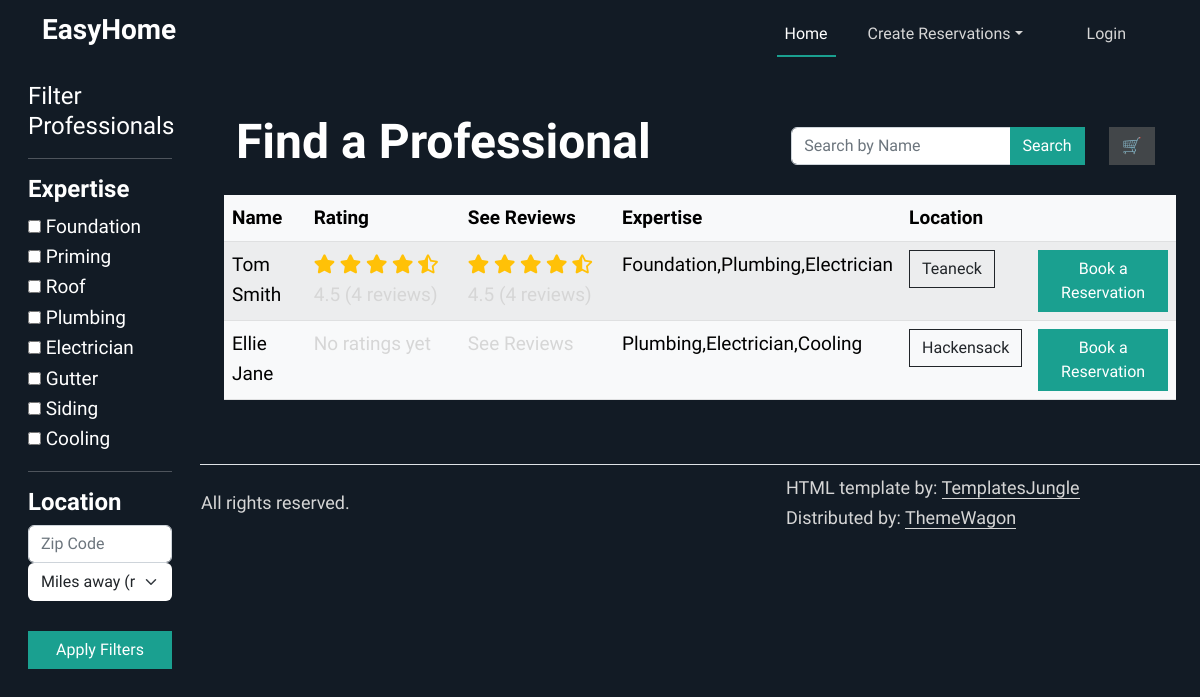
Page /professionals on the committed database.
### tables this page shows
CREATE TABLE professionals (
                  id INTEGER PRIMARY KEY AUTOINCREMENT,
                  user_id INTEGER NOT NULL,
                  profession VARCHAR2(50) NOT NULL,
                  hourly_cost DECIMAL(10,2),
                  description TEXT,
                  is_verified BOOLEAN DEFAULT 0,
                  FOREIGN KEY (user_id) REFERENCES users(id)
            );

CREATE TABLE users (
                id INTEGER PRIMARY KEY AUTOINCREMENT,
                first_name VARCHAR2(25) NOT NULL,
                middle_name VARCHAR2(15),
                last_name VARCHAR2(25) NOT NULL,
                gender CHAR(1) CHECK (gender IN ('M','F','O')) NOT NULL,
                phone_number VARCHAR2(12) NOT NULL,
                email VARCHAR2(50) NOT NULL,
                password VARCHAR2(50) NOT NULL,
                street_number VARCHAR2(10),
                street_name VARCHAR2(35),
                town VARCHAR2(30),
                state CHAR(2),
                zip_code NUMBER(5),
                user_type VARCHAR2(20) CHECK (user_type IN ('customer','professional')) DEFAULT 'customer'
            );

### app.py (the view, shortened to what this page needs)
@app.route('/professionals', methods=["GET", "POST"])
def professionals():
    list = get_professionals()
    user_zip = None
    if current_user.is_authenticated:
        user_zip = get_user_by_id(current_user.id).zip_code
    if 'cart' not in session:
        session['cart'] = []
    cart = session['cart']  # Retrieve cart
    return render_template("professionals.html", professionals=list, user_zip=user_zip, cart=cart)

### templates/professionals.html (shortened to what this page needs)
{%extends "base.html"%}
{%block content%}
<div class="container-fluid">
  <div class="row">
    <div class="col-md-3 col-lg-2 d-md-block bg-dark text-white sidebar vh-100 position-fixed">
      <div class="p-3">
        <a href="/" class="d-flex align-items-center mb-3 mb-md-0 text-white text-decoration-none">
          <span class="fs-4">Filter Professionals</span>
        </a>
        <hr>
        <form method="POST">
          <h4>Expertise</h4>
          <input type="checkbox" id="Foundation" name="expertise" value="Foundation">
          <label for="Foundation">Foundation</label><br>
          <input type="checkbox" id="Priming" name="expertise" value="Priming">
          <label for="Priming">Priming</label><br>
          <input type="checkbox" id="Roof" name="expertise" value="Roof">
          <label for="Roof">Roof</label><br>
          <input type="checkbox" id="Plumbing" name="expertise" value="Plumbing">
          <label for="Plumbing">Plumbing</label><br>
          <input type="checkbox" id="Electrician" name="expertise" value="Electrician">
          <label for="Electrician">Electrician</label><br>
          <input type="checkbox" id="Gutter" name="expertise" value="Gutter">
          <label for="Gutter">Gutter</label><br>
          <input type="checkbox" id="Siding" name="expertise" value="Siding">
          <label for="Siding">Siding</label><br>
          <input type="checkbox" id="Cooling" name="expertise" value="Cooling">
          <label for="Cooling">Cooling</label><br>
          <hr>
          <h4>Location</h4>
          <div class="input-group rounded">
            <input type="search" class="form-control rounded" placeholder="Zip Code" aria-label="Search"
              aria-describedby="search-addon" name="zip_code" />
          </div>
          <select class="form-select" aria-label="Miles away" name="distance">
            <option selected value="0">Miles away (range)</option>
          </select>
          <br>
          <button type="submit" class="btn btn-primary w-100" name="filters">Apply Filters</button>
        </form>
      </div>
    </div>
    <main class="col-md-9 ms-sm-auto col-lg-10 px-md-4 offset-md-3">
      <section id="feature">
        <div class="container py-5">
          <div class="row align-items-center mb-3">
            <div class="col-md-7">
              <h2>Find a Professional</h2>
            </div>
            <div class="col-md-4">
              <form method="POST">
                <div class="input-group">
                  <input type="search" class="form-control" placeholder="Search by Name" name="search" />
                  <button type="submit" class="btn btn-primary" name="name">Search</button>
                </div>
              </form>
            </div>
            <div class="col-md-1">
              <button class="btn btn-dark" type="button" data-bs-toggle="offcanvas" data-bs-target="#offcanvasExample"
                aria-controls="offcanvasExample">
                🛒
              </button>
            </div>
          </div>
          <div class="row">
            <table class="table table-striped table-light">
              <thead>
                <tr>
                  <th scope="col">Name</th>
                  <th scope="col">Rating</th>
                  <th scope="col">See Reviews</th>
                  <th scope="col">Expertise</th>
                  <th scope="col">Location</th>
                  <th scope="col"></th>
                </tr>
              </thead>
              <tbody>
                {%for prof in professionals%}
                <tr>
                  <td>{{prof.first_name}} {{prof.last_name}}</td>
                  <td>
                    <a href="/submit_review/{{prof.prof_id}}">
                      {% if prof.avg_rating > 0 %}
                      <span class="star-colored">
                        {% for i in range(prof.avg_rating|int) %}
                        <i class="fas fa-star"></i>
                        {% endfor %}
                        {% if prof.avg_rating % 1 >= 0.5 %}
                        <i class="fas fa-star-half-alt"></i>
                        {% endif %}
                      </span>
                      {{ prof.avg_rating }} ({{ prof.review_count }} reviews)
                      {% else %}
                      No ratings yet
                      {% endif %}
                    </a>
                  </td>
                  <td>
                    {% if prof.avg_rating > 0 %}
                    <span class="star-colored">
                      {% for i in range(prof.avg_rating|int) %}
                      <i class="fas fa-star"></i>
                      {% endfor %}
                      {% if prof.avg_rating % 1 >= 0.5 %}
                      <i class="fas fa-star-half-alt"></i>
                      {% endif %}
                    </span>
                    <a href="/reviews/{{prof.prof_id}}">{{ prof.avg_rating }} ({{ prof.review_count }} reviews)</a>
                    {% else %}
                    <a href="/reviews/{{prof.prof_id}}">See Reviews</a>
                    {% endif %}
                  </td>
                  <td>{{prof.profession}}</td>
                  <td><button type="button" class="btn btn-outline-dark" data-bs-toggle="modal"
                      data-bs-target="#exampleModal{{ loop.index }}">
                      {{prof.town}}
                    </button>
                  </td>
                  <td><a href="/createReservation/{{prof.prof_id}}" class="btn btn-primary" role="button">Book a
                      Reservation</a></td>
                </tr>
                {%endfor%}
              </tbody>
            </table>
          </div>
        </div>
      </section>
    </main>
  </div>
</div>
{%endblock%}

### static/assets/css/style.css (style rules this page uses)
:root { --accent-color: #1AA090; --dark-color: #121B25; --grey-color: #83898F; --body-text-color: #FFFFFF; --light-text-color: #D6D6D6; --link-color: #092035; }
body { padding-top: 65px; font-family: 'Work Sans', sans-serif; font-weight: 400; font-size: 19px; line-height: 1.6em; color: var(--body-text-color); background-color: var(--dark-color); }
h1, .h1, h2, .h2, h3, .h3, h4, .h4, h5, .h5, h6, .h6 { font-family: 'Work Sans', sans-serif; font-weight: 600; color: var(--body-text-color); }
h2, .h2 { font-size: 48px; }
a { color: var(--light-text-color); text-decoration: none; transition: all 0.3s ease-out; }
i { color: var(--light-text-color); }
.btn { --bs-btn-border-radius: 0 rem; }
.btn-primary { --bs-btn-color: #fff; --bs-btn-bg: var(--accent-color); --bs-btn-border-color: var(--accent-color); --bs-btn-hover-color: #fff; --bs-btn-hover-bg: var(--accent-color); --bs-btn-hover-border-color: var(--accent-color); --bs-btn-active-color: #fff; --bs-btn-active-bg: var(--accent-color); --bs-btn-active-border-color: var(--accent-color); --bs-btn-disabled-color: #fff; --bs-btn-disabled-bg: var(--accent-color); --bs-btn-disabled-border-color: var(--accent-color); }
.bg-dark { background-color: var(--dark-color) !important; }
.star-colored i { color: #ffc107 !important; }
.star-colored * { opacity: 1 !important; filter: none !important; color: #ffc107 !important; fill: #ffc107 !important; }
.form-select { border: 1px solid transparent; border-radius: none; }
button.btn.btn-dark { --bs-btn-color: #fff; --bs-btn-bg: #424649; --bs-btn-border-color: #424649; --bs-btn-hover-color: #fff; --bs-btn-hover-bg: #212529; --bs-btn-hover-border-color: #212529; }

### rows in the picture
professionals: first_name "Tom", last_name "Smith", avg_rating "4.5", review_count "4", profession "Foundation,Plumbing,Electrician", town "Teaneck"
professionals: first_name "Ellie", last_name "Jane", shows "No ratings yet", profession "Plumbing,Electrician,Cooling", town "Hackensack"
